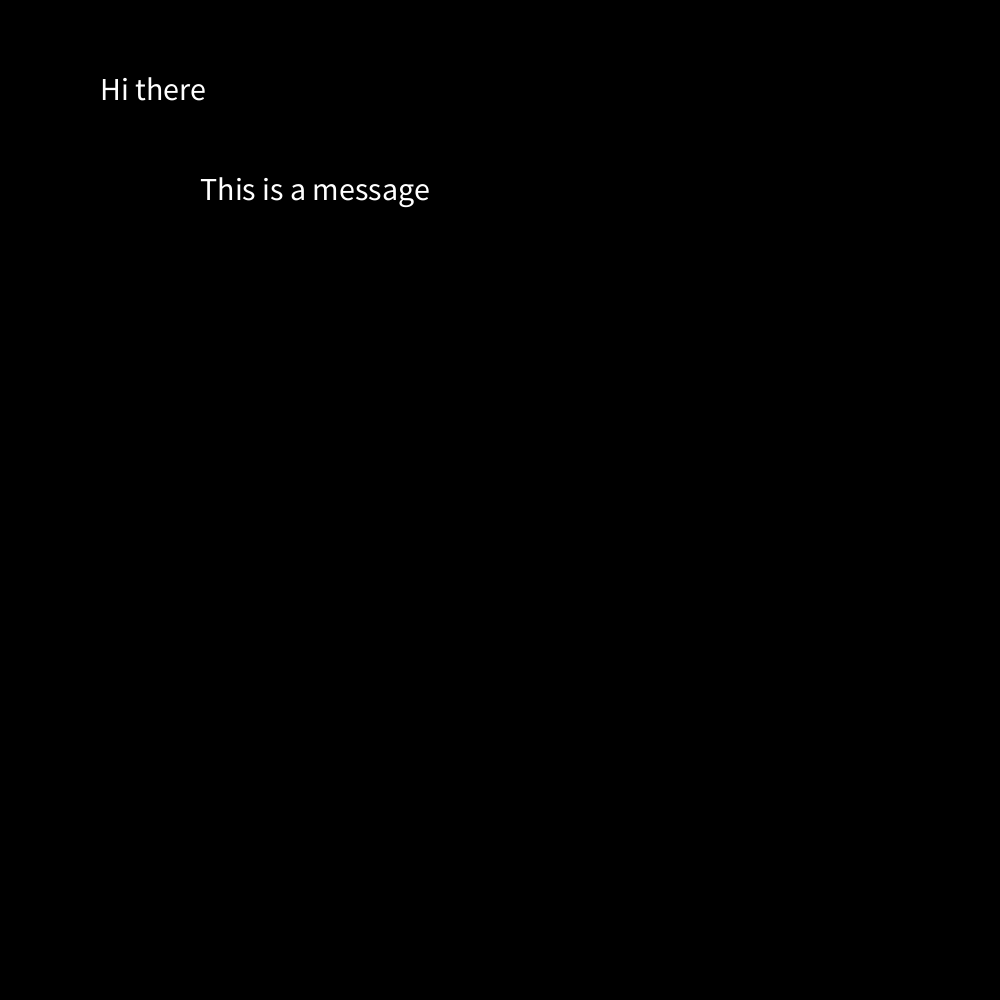
Frame 1 (no input)
Frame 60 (the mouse pressed at the canvas centre just before this capture): identical to frame 1, image omitted
Frame 120 (the mouse held since frame 60 and released just before this capture): identical to frame 1, image omitted

The Processing sketch that drew this single still picture (run headless with seeded random() and noise(); from frame 60 on, the mouse is pressed at the canvas centre):

// Processing sketch: Methods
// ── Methods.pde
void setup()
{
   size(1000,1000); 
}

void draw()
{
  background(0);
   performAction();
   performActionWithParameter(200,200,"This is a message");
}

void performAction()
{
   textSize(32);
   text("Hi there",100,100);
}

void performActionWithParameter(int xLocation, int yLocation, String message)
{
  textSize(32);
   text(message, xLocation, yLocation);
}
